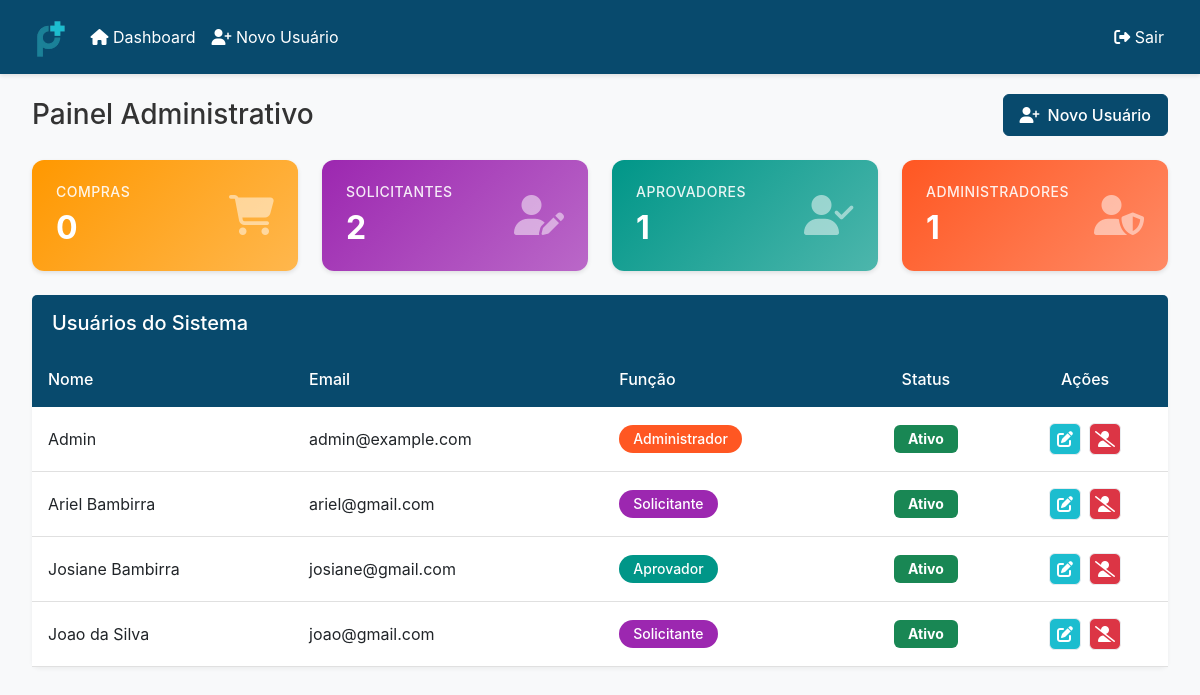
/admin/dashboard (signed in), run on an earlier commit of the app's database.
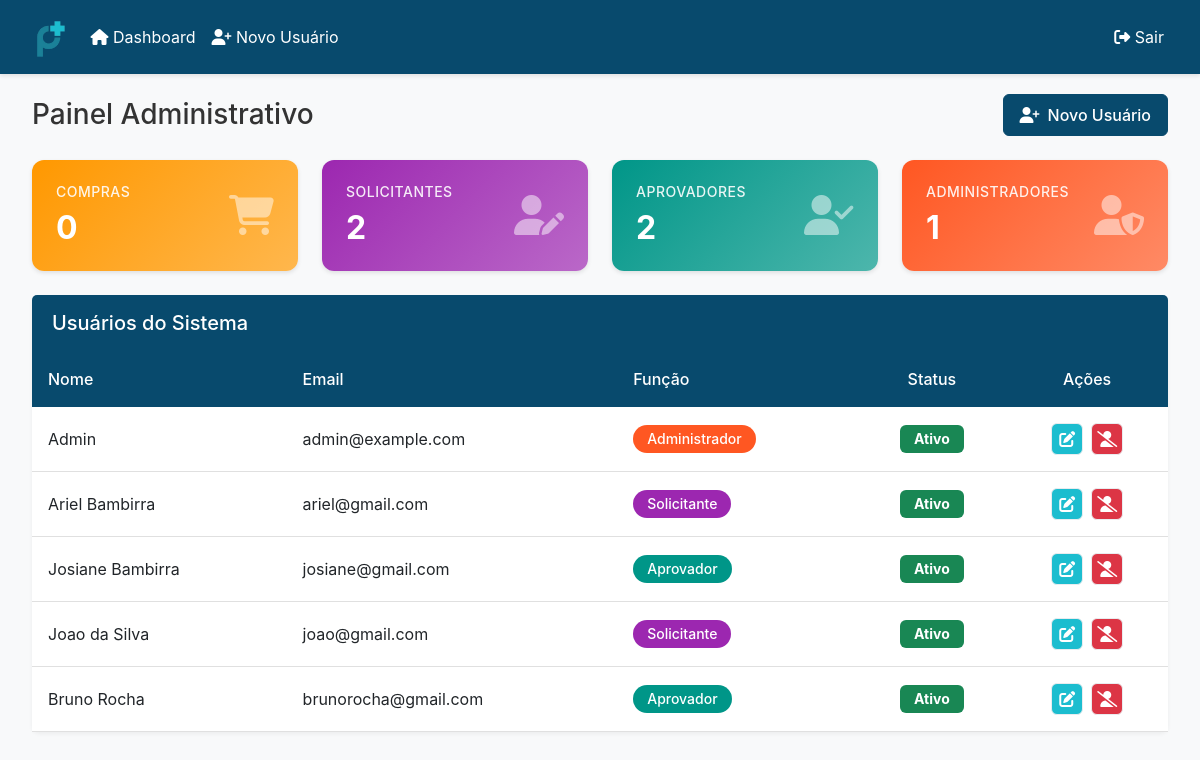
And on a later commit of the database.
### models.py (models this page shows, shortened)
class User(UserMixin, db.Model):
    id = db.Column(db.Integer, primary_key=True)
    name = db.Column(db.String(100), nullable=False)
    email = db.Column(db.String(120), unique=True, nullable=False)
    password = db.Column(db.String(200), nullable=False)
    contact = db.Column(db.String(20))
    role = db.Column(db.String(20), nullable=False)  # 'administrador', 'aprovador', 'solicitante', 'compras'
    is_active = db.Column(db.Boolean, default=True)
    budgets_requested = db.relationship('Budget',
                                      foreign_keys='Budget.solicitante_id',
                                      backref=db.backref('requester', lazy=True))
    budgets_to_approve = db.relationship('Budget',
                                       foreign_keys='Budget.aprovador_id',
                                       backref=db.backref('assigned_approver', lazy=True))

### routes/admin.py (the view)
@bp.route('/dashboard')
@login_required
@role_required('administrador')
def admin_dashboard():
    if current_user.role != 'administrador':
        flash('Acesso negado. Você não tem permissão para acessar esta página.', 'danger')
        return redirect(url_for('budget.dashboard'))
    total_compras = User.query.filter_by(role='compras').count()
    total_solicitantes = User.query.filter_by(role='solicitante').count()
    total_aprovadores = User.query.filter_by(role='aprovador').count()
    total_administradores = User.query.filter_by(role='administrador').count()
    users = User.query.all()
    return render_template('admin_dashboard.html',
                         users=users,
                         total_compras=total_compras,
                         total_solicitantes=total_solicitantes,
                         total_aprovadores=total_aprovadores,
                         total_administradores=total_administradores)

### routes/admin.py (called while the page is built)
def role_required(role):
    def decorator(f):
        @wraps(f)
        def decorated_function(*args, **kwargs):
            if not current_user.is_authenticated or current_user.role != role:
                flash('Você não tem permissão para acessar esta página.', 'error')
                return redirect(url_for('budget.dashboard'))
            return f(*args, **kwargs)
        return decorated_function
    return decorator

### templates/admin_dashboard.html (shortened to what this page needs)
{% extends "base.html" %}
{% block content %}
<div class="dashboard-wrapper">
    <div class="container-fluid main-container">
        <div class="dashboard-header mb-4">
            <div class="d-flex justify-content-between align-items-center">
                <h1 class="h3 mb-0">Painel Administrativo</h1>
                <a href="{{ url_for('auth.register') }}" class="btn btn-primary">
                    <i class="fas fa-user-plus me-2"></i>Novo Usuário
                </a>
            </div>
        </div>
        <div class="row g-4 mb-4">
            <div class="col-md-6 col-lg-3">
                <div class="admin-card compras">
                    <div class="admin-card-content">
                        <div>
                            <h6 class="admin-card-title">Compras</h6>
                            <h2 class="admin-card-value">{{ total_compras }}</h2>
                        </div>
                        <div class="admin-card-icon">
                            <i class="fas fa-shopping-cart"></i>
                        </div>
                    </div>
                </div>
            </div>
            <div class="col-md-6 col-lg-3">
                <div class="admin-card solicitantes">
                    <div class="card-body">
                        <div class="admin-card-content">
                            <div>
                                <h6 class="admin-card-title">Solicitantes</h6>
                                <h2 class="admin-card-value">{{ total_solicitantes }}</h2>
                            </div>
                            <div class="admin-card-icon">
                                <i class="fas fa-user-edit"></i>
                            </div>
                        </div>
                    </div>
                </div>
            </div>
            <div class="col-12 col-sm-6 col-lg-3">
                <div class="admin-card aprovadores">
                    <div class="card-body">
                        <div class="admin-card-content">
                            <div>
                                <h6 class="admin-card-title">Aprovadores</h6>
                                <h2 class="admin-card-value">{{ total_aprovadores }}</h2>
                            </div>
                            <div class="admin-card-icon">
                                <i class="fas fa-user-check"></i>
                            </div>
                        </div>
                    </div>
                </div>
            </div>
            <div class="col-12 col-sm-6 col-lg-3">
                <div class="admin-card administradores">
                    <div class="card-body">
                        <div class="admin-card-content">
                            <div>
                                <h6 class="admin-card-title">Administradores</h6>
                                <h2 class="admin-card-value">{{ total_administradores }}</h2>
                            </div>
                            <div class="admin-card-icon">
                                <i class="fas fa-user-shield"></i>
                            </div>
                        </div>
                    </div>
                </div>
            </div>
        </div>
        <div class="card">
            <div class="card-header">
                <h5 class="mb-0">Usuários do Sistema</h5>
            </div>
            <div class="card-body p-0">
                <div class="table-responsive">
                    <table class="table table-hover align-middle mb-0">
                        <thead>
                            <tr>
                                <th>Nome</th>
                                <th>Email</th>
                                <th>Função</th>
                                <th class="text-center">Status</th>
                                <th class="text-center">Ações</th>
                            </tr>
                        </thead>
                        <tbody>
                            {% for user in users %}
                            <tr>
                                <td>{{ user.name }}</td>
                                <td>{{ user.email }}</td>
                                <td>
                                    <span class="badge role-badge {{ user.role }}">
                                        {{ user.role|title }}
                                    </span>
                                </td>
                                <td class="text-center">
                                    <span class="badge {% if user.is_active %}bg-success{% else %}bg-danger{% endif %}">
                                        {{ 'Ativo' if user.is_active else 'Inativo' }}
                                    </span>
                                </td>
                                <td>
                                    <div class="action-buttons">
                                        <a href="{{ url_for('admin.edit_user', user_id=user.id) }}"
                                           class="btn action-button edit"
                                           title="Editar">
                                            <i class="fas fa-edit"></i>
                                        </a>
                                        <a href="{{ url_for('admin.toggle_user_status', user_id=user.id) }}"
                                           class="btn action-button {% if user.is_active %}delete{% else %}view{% endif %}"
                                           title="{{ 'Desativar' if user.is_active else 'Ativar' }}">
                                            <i class="fas {% if user.is_active %}fa-user-slash{% else %}fa-user-check{% endif %}"></i>
                                        </a>
                                    </div>
                                </td>
                            </tr>
                            {% endfor %}
                        </tbody>
                    </table>
                </div>
            </div>
        </div>
    </div>
</div>
{% endblock %}

### templates/base.html (shortened to what this page needs)
<!DOCTYPE html>
<html lang="pt-BR" data-bs-theme="light">
<head>
    <link href="https://cdn.jsdelivr.net/npm/bootstrap@5.3.0/dist/css/bootstrap.min.css" rel="stylesheet">
    <link href="https://cdnjs.cloudflare.com/ajax/libs/font-awesome/6.4.0/css/all.min.css" rel="stylesheet">
    <link href="{{ url_for('static', filename='css/style.css') }}" rel="stylesheet">
    <link href="https://cdn.jsdelivr.net/npm/sweetalert2@11/dist/sweetalert2.min.css" rel="stylesheet">
    <link href="{{ url_for('static', filename='css/base.css') }}" rel="stylesheet">
    <link rel="stylesheet" href="https://cdn.jsdelivr.net/npm/sweetalert2@11.0.19/dist/sweetalert2.min.css">
</head>
<body>
    <div class="toast-container position-fixed top-0 end-0 p-3">
    </div>
    <div class="content-wrapper">
        {% if not request.endpoint == 'auth.login' and not request.endpoint == 'auth.reset_password_request' and not request.endpoint == 'auth.reset_password' %}
        <nav class="navbar navbar-expand-lg">
            <div class="container-fluid">
                <a class="navbar-brand" href="{{ url_for('budget.dashboard') }}">
                    <img src="{{ url_for('static', filename='img/logo-planeje.png') }}" alt="Logo Planeje+" height="40">
                </a>
                <div class="collapse navbar-collapse" id="navbarNav">
                    {% if current_user.is_authenticated %}
                    <ul class="navbar-nav me-auto mb-2 mb-lg-0">
                        <li class="nav-item">
                            <a class="nav-link" href="{{ url_for('budget.dashboard') }}">
                                <i class="fas fa-home"></i> Dashboard
                            </a>
                        </li>
                        {% if current_user.role == 'administrador' %}
                        <li class="nav-item">
                            <a class="nav-link" href="{{ url_for('auth.register') }}">
                                <i class="fas fa-user-plus"></i> Novo Usuário
                            </a>
                        </li>
                        {% endif %}
                    </ul>
                    <ul class="navbar-nav">
                        <li class="nav-item">
                            <a class="nav-link" href="{{ url_for('auth.logout') }}">
                                <i class="fas fa-sign-out-alt"></i> Sair
                            </a>
                        </li>
                    </ul>
                    {% endif %}
                </div>
            </div>
        </nav>
        {% endif %}
        {% block content %}{% endblock %}
    </div>
</body>
</html>

### static/css/style.css (style rules this page uses)
:root { --primary: #084A6D; --primary-light: #1CBDCF; --primary-dark: #122B40; --secondary: #1CBDCF; --gray-100: #f8f9fa; --gray-200: #e9ecef; --gray-300: #dee2e6; --gray-400: #ced4da; --gray-500: #adb5bd; --gray-600: #6c757d; --gray-700: #495057; --gray-800: #343a40; --gray-900: #212529; --success: #28a745; --info: #17a2b8; --warning: #ffc107; --danger: #dc3545; --body-bg: #f8f9fa; --body-color: #212529; --border-color: #dee2e6; --card-shadow: 0 2px 4px rgba(0,0,0,.05); --hover-shadow: 0 4px 8px rgba(0,0,0,.1); }
body { background-color: var(--body-bg); color: var(--body-color); font-family: 'Inter', system-ui, -apple-system, sans-serif; line-height: 1.5; }
.content-wrapper { min-height: 100vh; padding-bottom: 2rem; }
.navbar { background: var(--primary) !important; box-shadow: 0 2px 4px rgba(0,0,0,.1); padding: 0.75rem 1rem; }
.navbar-brand img { height: 40px; transition: transform 0.2s; }
.navbar-nav .nav-link { color: rgba(255,255,255,.9) !important; padding: 0.5rem 1rem; border-radius: 4px; transition: all 0.2s; }
.card { border: none; border-radius: 8px; box-shadow: var(--card-shadow); transition: transform 0.2s, box-shadow 0.2s; }
.card-header { background: var(--primary); color: white; border-bottom: none; padding: 1rem 1.25rem; font-weight: 500; }
.table { margin-bottom: 0; }
.table th { background: var(--primary); color: white; font-weight: 500; border: none; padding: 1rem; }
.table td { padding: 1rem; vertical-align: middle; border-color: var(--border-color); }
.btn { padding: 0.5rem 1rem; border-radius: 6px; font-weight: 500; transition: all 0.2s; }
.btn-primary { background: var(--primary); border-color: var(--primary); }
.action-button { width: 32px; height: 32px; padding: 0; display: flex; align-items: center; justify-content: center; border-radius: 6px; transition: all 0.2s; background: var(--gray-100); border: 1px solid var(--gray-200); }

What changed in the data, as far as the page shows it:
added User: name "Bruno Rocha", email "brunorocha@gmail.com", role "Aprovador", is_active "Ativo"
Also different on the page:
{{ total_aprovadores }}: "1" → "2"
